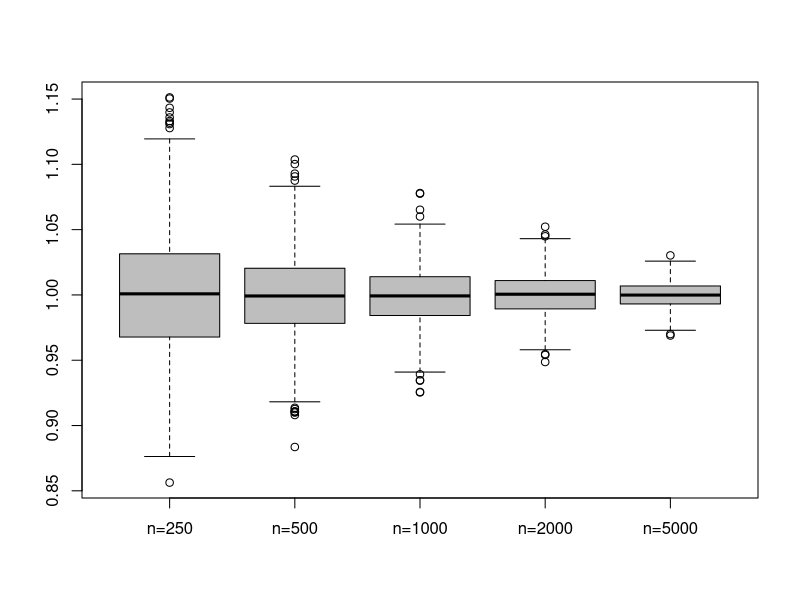

Generate this figure with R:
## ---- chunk 1
knitr::opts_chunk$set(echo = TRUE)
## ---- chunk 2
set.seed(1234)
# sætter parametre til simulation og til plot
nrep <- 1000
theta <- 5
epsi <-  .05

# reserverer plads til resultater, 
# en vektor hver til  stikprøvestørrelser n=250, 500, 1000, 2000, 5000
res.250 <- numeric(nrep)
res.500 <- numeric(nrep)
res.1000 <- numeric(nrep)
res.2000 <- numeric(nrep)
res.5000 <- numeric(nrep)


# kør simulationen

for (i in 1 : nrep){
  res.250[i] <-  sd(rnorm(n = 250,   mean = 0, sd = 1))
  res.500[i] <-  sd(rnorm(n = 500,   mean = 0, sd = 1))
  res.1000[i] <- sd(rnorm(n = 1000, mean = 0, sd = 1))
  res.2000[i] <- sd(rnorm(n = 2000, mean = 0, sd = 1))
  res.5000[i] <- sd(rnorm(n = 5000, mean = 0, sd = 1))
}

# pæn x-akse til boksplotten
boxnam <- c("n=250", "n=500", "n=1000", "n=2000", "n=5000")
boxplot(res.250, res.500, res.1000, res.2000, res.5000, names = boxnam, col="gray")
abline(h = c(theta + epsi, theta - epsi), col = "red", lty = "dashed")
abline(h = theta, col = "red3", lty = "solid")


# beregn, hvor mange værdier ligger er mellem theta +- epsilon

p.250 <- mean((res.250 > theta - epsi) & (res.250 < theta + epsi))
p.500 <- mean((res.500 > theta - epsi) & (res.500 < theta + epsi))
p.1000 <- mean((res.1000 > theta - epsi) & (res.1000 < theta + epsi))
p.2000 <- mean((res.2000 > theta - epsi) & (res.2000 < theta + epsi))
p.5000 <- mean((res.5000 > theta - epsi) & (res.5000 < theta + epsi))

# nu klistrer vi alle værdier sammen i en vektor, og navngiver dem som boxplottene. 
# Så får vi navne med, når vektoren printes

alle.p <- c(p.250, p.500, p.1000, p.2000, p.5000)
names(alle.p) <- boxnam
alle.p
